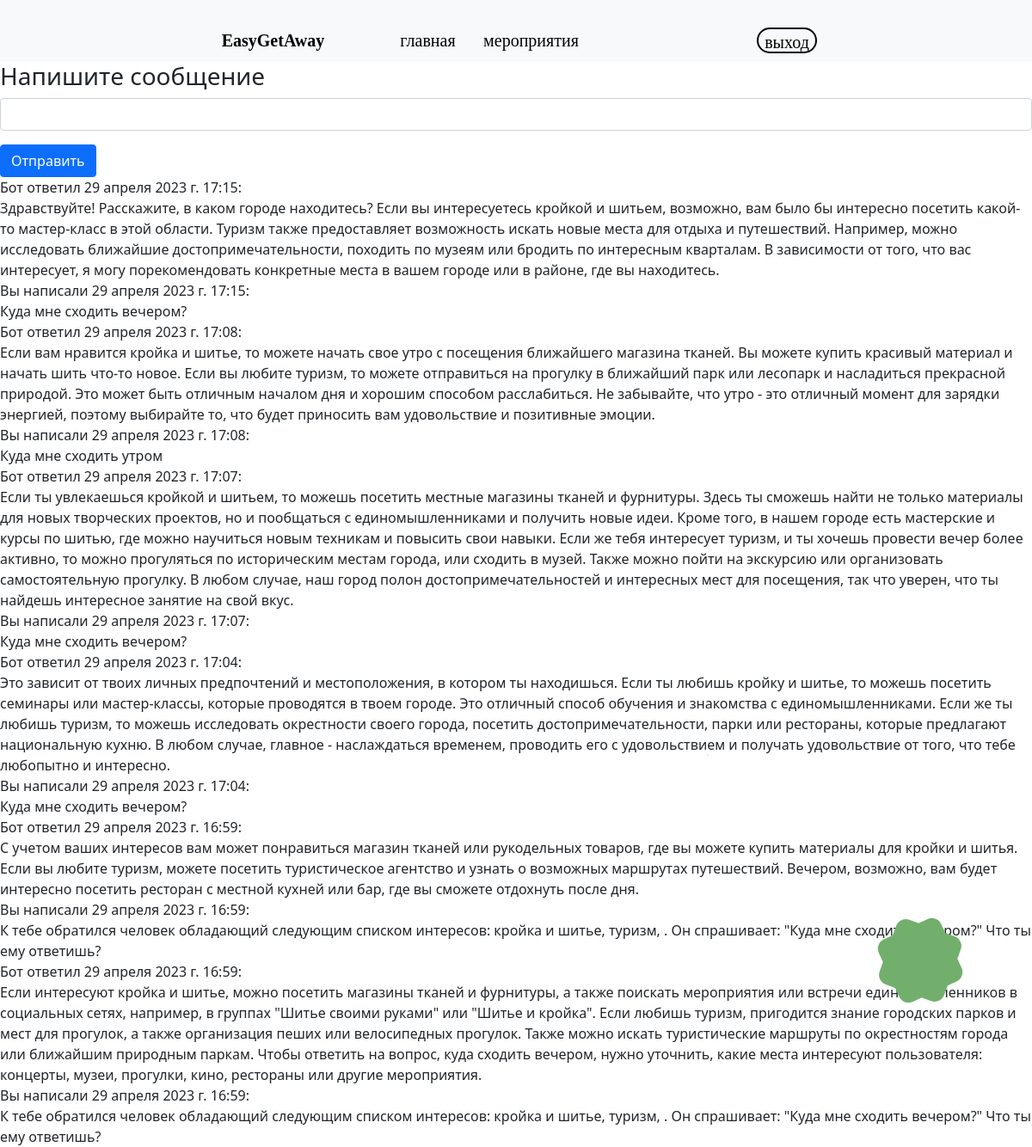
Screenshot of /chat/chat/ (signed in) with the database file from the repository.
### chat/models.py (models this page shows)
class ChatHistory(models.Model):
    text = models.TextField()
    user = models.ForeignKey(to=settings.AUTH_USER_MODEL, on_delete=models.CASCADE)
    author = models.CharField(max_length=4, choices=(('ai', 'ai'), ('user', 'user')))
    sent = models.DateTimeField()

### chat/views.py (the view)
# urls.py: path('chat/', views.chat, name='chatbot')
@login_required
def chat(request):
    interests = ''
    for i in request.user.profile.categories.all():
        interests = f'{i}, {interests}'
    messages = [
        {"role": "system",
         "content": f"К тебе обратился человек обладающий следующим списком интересов: {interests}. "
                    f"Он будет задавать тебе вопросы. Отвечай ему предельно содержательно и уважительно, исходя из его"
                    f"интересов, предоставленных тебе выше. Обращайся к нему только на 'вы'."},
    ]
    if request.method == 'POST':
        openai.api_key = api_key
        prompt_form = PromptForm(data=request.POST)
        if prompt_form.is_valid():
            prompt = prompt_form.cleaned_data['prompt']
            messages.append({"role": "user",
                             "content": prompt})
            response = openai.ChatCompletion.create(
                model='gpt-3.5-turbo',
                messages=messages,
                temperature=1,
            )
            ChatHistory.objects.create(text=prompt, user=request.user, author='user', sent=timezone.now())
            result = response.choices[0].message.content
            messages.append({"role": "assistant",
                             "content": result})
            ChatHistory.objects.create(text=result, user=request.user, author='ai', sent=timezone.now())
            return render(request,
                          'chat/chat.html',
                          {'prompt_form': prompt_form,
                           'history': ChatHistory.objects.filter(user=request.user).order_by('-sent')})
    else:
        prompt_form = PromptForm()
    return render(request,
                  'chat/chat.html',
                  {'prompt_form': prompt_form,
                   'history': ChatHistory.objects.filter(user=request.user).order_by('-sent')})

### chat/forms.py
class PromptForm(forms.Form):
    prompt = forms.CharField()

### recommendations/models.py (called while the page is built)
    def __str__(self):
        return self.title

### chat/templates/chat/chat.html (shortened to what this page needs)
{% extends "base.html" %}
{% block content %}
<h3>Напишите сообщение</h3>
<form method="post">
    <input type="text" class="form-control" name="prompt">
    <button type="submit" class="btn btn-primary mt-3">Отправить</button>
</form>
{% if history %}
{% for response in history %}
    <div>
        {% if response.author == 'user' %}
        Вы написали {{ response.sent }}:
        {% else %}
        Бот ответил {{ response.sent }}:
        {% endif %}
    </div>
    <div>
        {{ response.text|safe }}
    </div>
{% endfor %}
{% endif %}
{% endblock %}

### rows the page displays
ChatHistory: sent "29 апреля 2023 г. 17:15", text "Здравствуйте! Расскажите, в каком городе находитесь? Если вы интересуетесь кройкой и шитьем, возможно, вам было бы интересно посетить какой-то мастер-класс в этой области. Туризм также предоставляет возможность искать новые места для отдыха и путешествий. Например, можно исследовать ближайшие достопримечательности, походить по музеям или бродить по интересным кварталам. В зависимости от того, что вас интересует, я могу порекомендовать конкретные места в вашем городе или в районе, где вы находитесь."
ChatHistory: sent "29 апреля 2023 г. 17:15", text "Куда мне сходить вечером?"
ChatHistory: sent "29 апреля 2023 г. 17:08", text "Если вам нравится кройка и шитье, то можете начать свое утро с посещения ближайшего магазина тканей. Вы можете купить красивый материал и начать шить что-то новое. Если вы любите туризм, то можете отправиться на прогулку в ближайший парк или лесопарк и насладиться прекрасной природой. Это может быть отличным началом дня и хорошим способом расслабиться. Не забывайте, что утро - это отличный момент для зарядки энергией, поэтому выбирайте то, что будет приносить вам удовольствие и позитивные эмоции."
ChatHistory: sent "29 апреля 2023 г. 17:08", text "Куда мне сходить утром"
ChatHistory: sent "29 апреля 2023 г. 17:07", text "Если ты увлекаешься кройкой и шитьем, то можешь посетить местные магазины тканей и фурнитуры. Здесь ты сможешь найти не только материалы для новых творческих проектов, но и пообщаться с единомышленниками и получить новые идеи. Кроме того, в нашем городе есть мастерские и курсы по шитью, где можно научиться новым техникам и повысить свои навыки. Если же тебя интересует туризм, и ты хочешь провести вечер более активно, то можно прогуляться по историческим местам города, или сходить в музей. Также можно пойти на экскурсию или организовать самостоятельную прогулку. В любом случае, наш город полон достопримечательностей и интересных мест для посещения, так что уверен, что ты найдешь интересное…"
ChatHistory: sent "29 апреля 2023 г. 17:07", text "Куда мне сходить вечером?"
ChatHistory: sent "29 апреля 2023 г. 17:04", text "Это зависит от твоих личных предпочтений и местоположения, в котором ты находишься. Если ты любишь кройку и шитье, то можешь посетить семинары или мастер-классы, которые проводятся в твоем городе. Это отличный способ обучения и знакомства с единомышленниками. Если же ты любишь туризм, то можешь исследовать окрестности своего города, посетить достопримечательности, парки или рестораны, которые предлагают национальную кухню. В любом случае, главное - наслаждаться временем, проводить его с удовольствием и получать удовольствие от того, что тебе любопытно и интересно."
ChatHistory: sent "29 апреля 2023 г. 17:04", text "Куда мне сходить вечером?"
ChatHistory: sent "29 апреля 2023 г. 16:59", text "С учетом ваших интересов вам может понравиться магазин тканей или рукодельных товаров, где вы можете купить материалы для кройки и шитья. Если вы любите туризм, можете посетить туристическое агентство и узнать о возможных маршрутах путешествий. Вечером, возможно, вам будет интересно посетить ресторан с местной кухней или бар, где вы сможете отдохнуть после дня."
ChatHistory: sent "29 апреля 2023 г. 16:59", text "К тебе обратился человек обладающий следующим списком интересов: кройка и шитье, туризм, . Он спрашивает: \"Куда мне сходить вечером?\" Что ты ему ответишь?"
ChatHistory: sent "29 апреля 2023 г. 16:59", text "Если интересуют кройка и шитье, можно посетить магазины тканей и фурнитуры, а также поискать мероприятия или встречи единомышленников в социальных сетях, например, в группах \"Шитье своими руками\" или \"Шитье и кройка\". Если любишь туризм, пригодится знание городских парков и мест для прогулок, а также организация пеших или велосипедных прогулок. Также можно искать туристические маршруты по окрестностям города или ближайшим природным паркам. Чтобы ответить на вопрос, куда сходить вечером, нужно уточнить, какие места интересуют пользователя: концерты, музеи, прогулки, кино, рестораны или другие мероприятия."
ChatHistory: sent "29 апреля 2023 г. 16:59", text "К тебе обратился человек обладающий следующим списком интересов: кройка и шитье, туризм, . Он спрашивает: \"Куда мне сходить вечером?\" Что ты ему ответишь?"
